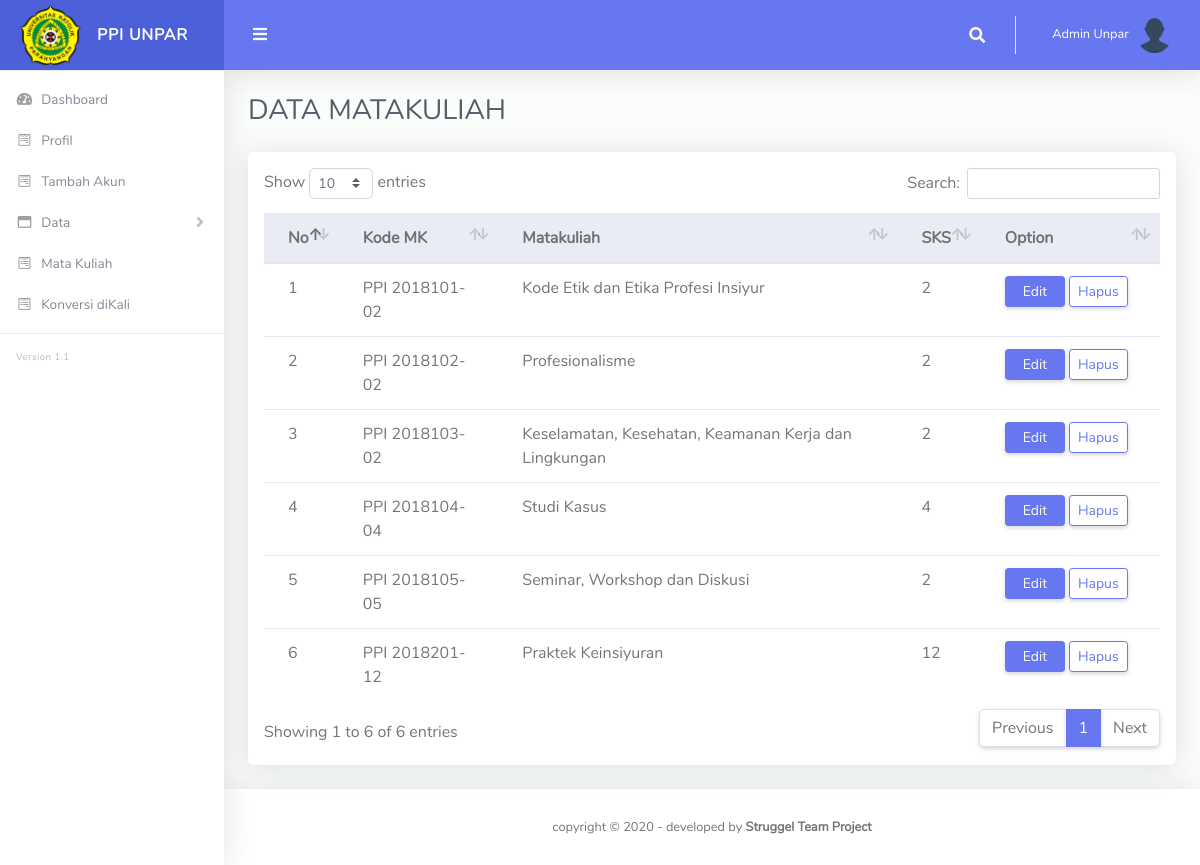
/admin/index.php?page=mataKuliah (signed in), run on the app's committed database.
### tables this page shows
CREATE TABLE `profil` (
  `id` int(11) NOT NULL,
  `nama_lengkap` varchar(100) NOT NULL,
  `nokta` varchar(100) NOT NULL,
  `jenis_kelamin` varchar(100) NOT NULL,
  `username` varchar(100) NOT NULL,
  `password` varchar(100) NOT NULL,
  `photo` varchar(100) NOT NULL,
  `level` varchar(100) NOT NULL
);

CREATE TABLE `matakuliah` (
  `id` int(11) NOT NULL,
  `kodeMK` varchar(190) DEFAULT NULL,
  `mata_kuliah` varchar(190) DEFAULT NULL,
  `sks` int(190) NOT NULL
);

### admin/mataKuliah.php (the view, shortened to what this page needs)
<div class="container-fluid" id="container-wrapper">
  <div class="d-sm-flex align-items-center justify-content-between mb-4">
    <h1 class="h3 mb-0 text-gray-800">DATA MATAKULIAH</h1>
  </div>
  <div class="row">
    <div class="col-lg-12">
      <div class="card mb-4">
        <div class="table-responsive p-3">
          <table class="table align-items-center table-flush" id="dataTable">
            <thead class="thead-light">
              <tr>
                <th>No</th>
                <th>Kode MK</th>
                <th>Matakuliah</th>
                <th>SKS</th>
                <th style="width:20%;">Option</th>
              </tr>
            </thead>
            <tbody>
              <?php
              include '../koneksi.php';
              $no = 1;
              $data = mysqli_query($connect,"SELECT * from matakuliah");
              while($d = mysqli_fetch_array($data)){
                ?>
                <tr>
                  <td><?php echo $no++; ?></td>
                  <td><?php echo $d['kodeMK']; ?></td>
                  <td><?php echo $d['mata_kuliah']; ?></td>
                  <td><?php echo $d['sks']; ?></td>
                  <td>
                    <a href="index.php?page=editMK&amp;&amp;id=<?php echo $d['id']; ?>" style="width:60px; margin-bottom:5px;" class="btn btn-sm btn-primary">Edit</a>
                    <a href="hapusMK.php?id=<?php echo $d['id']; ?>" class="btn btn-sm btn-outline-primary" style="width:6s0px; margin-bottom:5px;">Hapus</a>
                  </td>
                </tr>
                <?php
              }
              ?>
              </tbody>
            </table>
          </div>
        </div>
      </div>
    </div>
</div>

### admin/index.php (shortened to what this page needs)
<!DOCTYPE html>
<html lang="en">
  <head>
    <link href="../vendor/fontawesome-free/css/all.min.css" rel="stylesheet" type="text/css">
    <link href="../vendor/bootstrap/css/bootstrap.min.css" rel="stylesheet" type="text/css">
    <link href="../css/ruang-admin.min.css" rel="stylesheet">
    <link href="../vendor/datatables/dataTables.bootstrap4.min.css" rel="stylesheet">
  </head>
  <body id="page-top">
    <div id="wrapper">
      <ul class="navbar-nav sidebar sidebar-light accordion" id="accordionSidebar">
        <a class="sidebar-brand d-flex align-items-center justify-content-center" href="index.php">
          <div class="sidebar-brand-icon">
            <img src="../img/unparlogo.png" style="max-height: 60px">
          </div>
          <div class="sidebar-brand-text mx-3">PPI UNPAR</div>
        </a>
        <hr class="sidebar-divider my-0">
        <li class="nav-item">
          <a class="nav-link" href="index.php">
            <i class="fas fa-fw fa-tachometer-alt"></i>
            <span>Dashboard</span></a>
          </li>
          <li class="nav-item">
            <a class="nav-link" href="index.php?page=profil">
              <i class="fab fa-fw fa-wpforms"></i>
              <span>Profil</span></a>
            </li>
            <li class="nav-item">
              <a class="nav-link" href="index.php?page=tambahakun">
                <i class="fab fa-fw fa-wpforms"></i>
                <span>Tambah Akun</span></a>
              </li>
              <li class="nav-item">
                <a class="nav-link collapsed" href="#" data-toggle="collapse" data-target="#collapseBootstrap"
                aria-expanded="true" aria-controls="collapseBootstrap">
                <i class="far fa-fw fa-window-maximize"></i>
                <span>Data</span>
              </a>
            </li>
            <li class="nav-item">
              <a class="nav-link" href="index.php?page=mataKuliah">
                <i class="fab fa-fw fa-wpforms"></i>
                <span>Mata Kuliah</span></a>
              </li>
              <li class="nav-item">
              <a class="nav-link" href="index.php?page=konversiCPL&amp;&amp;id=1">
                <i class="fab fa-fw fa-wpforms"></i>
                <span>Konversi diKali</span></a>
              </li>
            <hr class="sidebar-divider">
            <div class="version" id="version-ruangadmin"></div>
          </ul>
          <div id="content-wrapper" class="d-flex flex-column">
            <div id="content">
              <?php
              include "koneksi.php";
              $id = $_SESSION['id'];
              $query="SELECT * FROM profil where id='$id'";
              $sql = mysqli_query ($connect,$query);
              while ($hasil = mysqli_fetch_array($sql)) {
                $nama_lengkap = $hasil ['nama_lengkap'];
                $photo = $hasil ['photo'];
                ?>
              <?php } ?>
              <nav class="navbar navbar-expand navbar-light bg-navbar topbar mb-4 static-top">
                <button id="sidebarToggleTop" class="btn btn-link rounded-circle mr-3">
                  <i class="fa fa-bars"></i>
                </button>
                <ul class="navbar-nav ml-auto">
                  <li class="nav-item dropdown no-arrow">
                    <a class="nav-link dropdown-toggle" href="#" id="searchDropdown" role="button" data-toggle="dropdown"
                    aria-haspopup="true" aria-expanded="false">
                    <i class="fas fa-search fa-fw"></i>
                  </a>
              </li>
              <li class="nav-item dropdown no-arrow">
                <a class="nav-link dropdown-toggle" href="#" id="userDropdown" role="button" data-toggle="dropdown" aria-haspopup="true" aria-expanded="false">
                  <span class="ml-2 d-none d-lg-inline text-white small"><?php echo $nama_lengkap; ?></span>
                  <span>&nbsp;&nbsp;<img style="border-radius:50%;" src="img_adm/<?php echo $photo;?>" width='35' height='35'></span>
                </a>
              </li>
            </ul>
          </nav>
          <?php include "main_switch.php"; ?>
        </div>
        <footer class="sticky-footer bg-white">
          <div class="container my-auto">
            <div class="copyright text-center my-auto">
              <span>copyright &copy; <script> document.write(new Date().getFullYear()); </script> - developed by
                <b>Struggel Team Project</b>
              </span>
            </div>
          </div>
        </footer>
      </div>
    </div>
</body>
</html>

### data on the page
profil: nama_lengkap "Admin Unpar", photo (placeholder picture)
matakuliah: kodeMK "PPI 2018101-02", mata_kuliah "Kode Etik dan Etika Profesi Insiyur", sks "2"
matakuliah: kodeMK "PPI 2018102-02", mata_kuliah "Profesionalisme", sks "2"
matakuliah: kodeMK "PPI 2018103-02", mata_kuliah "Keselamatan, Kesehatan, Keamanan Kerja dan Lingkungan", sks "2"
matakuliah: kodeMK "PPI 2018104-04", mata_kuliah "Studi Kasus", sks "4"
matakuliah: kodeMK "PPI 2018105-05", mata_kuliah "Seminar, Workshop dan Diskusi", sks "2"
matakuliah: kodeMK "PPI 2018201-12", mata_kuliah "Praktek Keinsiyuran", sks "12"
